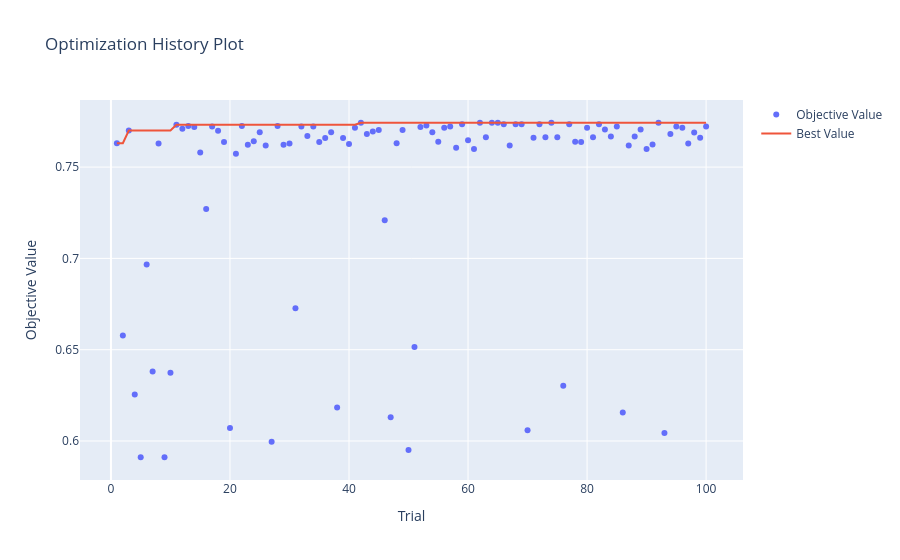

The notebook cell this image was saved under:
### Markdown cell above
Gráfico com visualização do histórico de otimização do optuna para o modelo GaussNB.

### Code cell
vis.plot_optimization_history(objeto_de_estudo_gaussNB)
